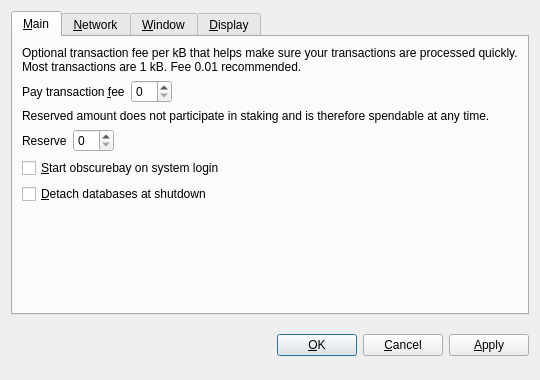
<?xml version="1.0" encoding="UTF-8"?>
<ui version="4.0">
 <class>OptionsDialog</class>
 <widget class="QDialog" name="OptionsDialog">
  <property name="geometry">
   <rect>
    <x>0</x>
    <y>0</y>
    <width>540</width>
    <height>380</height>
   </rect>
  </property>
  <property name="windowTitle">
   <string>Options</string>
  </property>
  <property name="modal">
   <bool>true</bool>
  </property>
  <layout class="QVBoxLayout" name="verticalLayout">
   <item>
    <widget class="QTabWidget" name="tabWidget">
     <property name="tabPosition">
      <enum>QTabWidget::North</enum>
     </property>
     <property name="currentIndex">
      <number>0</number>
     </property>
     <widget class="QWidget" name="tabMain">
      <attribute name="title">
       <string>&amp;Main</string>
      </attribute>
      <layout class="QVBoxLayout" name="verticalLayout_Main">
       <item>
        <widget class="QLabel" name="transactionFeeInfoLabel">
         <property name="text">
          <string>Optional transaction fee per kB that helps make sure your transactions are processed quickly. Most transactions are 1 kB. Fee 0.01 recommended.</string>
         </property>
         <property name="textFormat">
          <enum>Qt::PlainText</enum>
         </property>
         <property name="wordWrap">
          <bool>true</bool>
         </property>
        </widget>
       </item>
       <item>
        <layout class="QHBoxLayout" name="horizontalLayoutFee">
         <item>
          <widget class="QLabel" name="transactionFeeLabel">
           <property name="text">
            <string>Pay transaction &amp;fee</string>
           </property>
           <property name="textFormat">
            <enum>Qt::PlainText</enum>
           </property>
           <property name="buddy">
            <cstring>transactionFee</cstring>
           </property>
          </widget>
         </item>
         <item>
          <widget class="BitcoinAmountField" name="transactionFee"/>
         </item>
         <item>
          <spacer name="horizontalSpacerFee">
           <property name="orientation">
            <enum>Qt::Horizontal</enum>
           </property>
           <property name="sizeHint" stdset="0">
            <size>
             <width>40</width>
             <height>20</height>
            </size>
           </property>
          </spacer>
         </item>
        </layout>
       </item>
       <item>
        <widget class="QLabel" name="reserveBalanceInfoLabel">
         <property name="text">
          <string>Reserved amount does not participate in staking and is therefore spendable at any time.</string>
         </property>
         <property name="textFormat">
          <enum>Qt::PlainText</enum>
         </property>
         <property name="wordWrap">
          <bool>true</bool>
         </property>
        </widget>
       </item>
       <item>
        <layout class="QHBoxLayout" name="horizontalLayoutReserveBalance">
         <item>
          <widget class="QLabel" name="reserveBalanceLabel">
           <property name="text">
            <string>Reserve</string>
           </property>
           <property name="textFormat">
            <enum>Qt::PlainText</enum>
           </property>
           <property name="buddy">
            <cstring>reserveBalance</cstring>
           </property>
          </widget>
         </item>
         <item>
          <widget class="BitcoinAmountField" name="reserveBalance"/>
         </item>
         <item>
          <spacer name="horizontalSpacerReserveBalance">
           <property name="orientation">
            <enum>Qt::Horizontal</enum>
           </property>
           <property name="sizeHint" stdset="0">
            <size>
             <width>40</width>
             <height>20</height>
            </size>
           </property>
          </spacer>
         </item>
        </layout>
       </item>
       <item>
        <widget class="QCheckBox" name="bitcoinAtStartup">
         <property name="toolTip">
          <string>Automatically start obscurebay after logging in to the system.</string>
         </property>
         <property name="text">
          <string>&amp;Start obscurebay on system login</string>
         </property>
        </widget>
       </item>
       <item>
        <widget class="QCheckBox" name="detachDatabases">
         <property name="toolTip">
          <string>Detach block and address databases at shutdown. This means they can be moved to another data directory, but it slows down shutdown. The wallet is always detached.</string>
         </property>
         <property name="text">
          <string>&amp;Detach databases at shutdown</string>
         </property>
        </widget>
       </item>
       <item>
        <spacer name="verticalSpacer_Main">
         <property name="orientation">
          <enum>Qt::Vertical</enum>
         </property>
         <property name="sizeHint" stdset="0">
          <size>
           <width>20</width>
           <height>40</height>
          </size>
         </property>
        </spacer>
       </item>
      </layout>
     </widget>
     <widget class="QWidget" name="tabNetwork">
      <attribute name="title">
       <string>&amp;Network</string>
      </attribute>
      <layout class="QVBoxLayout" name="verticalLayout_Network">
       <item>
        <widget class="QCheckBox" name="mapPortUpnp">
         <property name="toolTip">
          <string>Automatically open the obscurebay client port on the router. This only works when your router supports UPnP and it is enabled.</string>
         </property>
         <property name="text">
          <string>Map port using &amp;UPnP</string>
         </property>
        </widget>
       </item>
       <item>
        <widget class="QCheckBox" name="connectSocks">
         <property name="toolTip">
          <string>Connect to the obscurebay network through a SOCKS proxy (e.g. when connecting through Tor).</string>
         </property>
         <property name="text">
          <string>&amp;Connect through SOCKS proxy:</string>
         </property>
        </widget>
       </item>
       <item>
        <layout class="QHBoxLayout" name="horizontalLayout_Network">
         <item>
          <widget class="QLabel" name="proxyIpLabel">
           <property name="text">
            <string>Proxy &amp;IP:</string>
           </property>
           <property name="textFormat">
            <enum>Qt::PlainText</enum>
           </property>
           <property name="buddy">
            <cstring>proxyIp</cstring>
           </property>
          </widget>
         </item>
         <item>
          <widget class="QValidatedLineEdit" name="proxyIp">
           <property name="maximumSize">
            <size>
             <width>140</width>
             <height>16777215</height>
            </size>
           </property>
           <property name="toolTip">
            <string>IP address of the proxy (e.g. 127.0.0.1)</string>
           </property>
          </widget>
         </item>
         <item>
          <widget class="QLabel" name="proxyPortLabel">
           <property name="text">
            <string>&amp;Port:</string>
           </property>
           <property name="textFormat">
            <enum>Qt::PlainText</enum>
           </property>
           <property name="buddy">
            <cstring>proxyPort</cstring>
           </property>
          </widget>
         </item>
         <item>
          <widget class="QLineEdit" name="proxyPort">
           <property name="maximumSize">
            <size>
             <width>55</width>
             <height>16777215</height>
            </size>
           </property>
           <property name="toolTip">
            <string>Port of the proxy (e.g. 9050)</string>
           </property>
          </widget>
         </item>
         <item>
          <widget class="QLabel" name="socksVersionLabel">
           <property name="text">
            <string>SOCKS &amp;Version:</string>
           </property>
           <property name="textFormat">
            <enum>Qt::PlainText</enum>
           </property>
           <property name="buddy">
            <cstring>socksVersion</cstring>
           </property>
          </widget>
         </item>
         <item>
          <widget class="QValueComboBox" name="socksVersion">
           <property name="toolTip">
            <string>SOCKS version of the proxy (e.g. 5)</string>
           </property>
          </widget>
         </item>
         <item>
          <spacer name="horizontalSpacer_Network">
           <property name="orientation">
            <enum>Qt::Horizontal</enum>
           </property>
           <property name="sizeHint" stdset="0">
            <size>
             <width>40</width>
             <height>20</height>
            </size>
           </property>
          </spacer>
         </item>
        </layout>
       </item>
       <item>
        <spacer name="verticalSpacer_Network">
         <property name="orientation">
          <enum>Qt::Vertical</enum>
         </property>
         <property name="sizeHint" stdset="0">
          <size>
           <width>20</width>
           <height>40</height>
          </size>
         </property>
        </spacer>
       </item>
      </layout>
     </widget>
     <widget class="QWidget" name="tabWindow">
      <attribute name="title">
       <string>&amp;Window</string>
      </attribute>
      <layout class="QVBoxLayout" name="verticalLayout_Window">
       <item>
        <widget class="QCheckBox" name="minimizeToTray">
         <property name="toolTip">
          <string>Show only a tray icon after minimizing the window.</string>
         </property>
         <property name="text">
          <string>&amp;Minimize to the tray instead of the taskbar</string>
         </property>
        </widget>
       </item>
       <item>
        <widget class="QCheckBox" name="minimizeOnClose">
         <property name="toolTip">
          <string>Minimize instead of exit the application when the window is closed. When this option is enabled, the application will be closed only after selecting Quit in the menu.</string>
         </property>
         <property name="text">
          <string>M&amp;inimize on close</string>
         </property>
        </widget>
       </item>
       <item>
        <spacer name="verticalSpacer_Window">
         <property name="orientation">
          <enum>Qt::Vertical</enum>
         </property>
         <property name="sizeHint" stdset="0">
          <size>
           <width>20</width>
           <height>40</height>
          </size>
         </property>
        </spacer>
       </item>
      </layout>
     </widget>
     <widget class="QWidget" name="tabDisplay">
      <attribute name="title">
       <string>&amp;Display</string>
      </attribute>
      <layout class="QVBoxLayout" name="verticalLayout_Display">
       <item>
        <layout class="QHBoxLayout" name="horizontalLayout_1_Display">
         <item>
          <widget class="QLabel" name="langLabel">
           <property name="text">
            <string>User Interface &amp;language:</string>
           </property>
           <property name="textFormat">
            <enum>Qt::PlainText</enum>
           </property>
           <property name="buddy">
            <cstring>lang</cstring>
           </property>
          </widget>
         </item>
         <item>
          <widget class="QValueComboBox" name="lang">
           <property name="toolTip">
            <string>The user interface language can be set here. This setting will take effect after restarting obscurebay.</string>
           </property>
          </widget>
         </item>
        </layout>
       </item>
       <item>
        <layout class="QHBoxLayout" name="horizontalLayout_2_Display">
         <item>
          <widget class="QLabel" name="unitLabel">
           <property name="text">
            <string>&amp;Unit to show amounts in:</string>
           </property>
           <property name="textFormat">
            <enum>Qt::PlainText</enum>
           </property>
           <property name="buddy">
            <cstring>unit</cstring>
           </property>
          </widget>
         </item>
         <item>
          <widget class="QValueComboBox" name="unit">
           <property name="toolTip">
            <string>Choose the default subdivision unit to show in the interface and when sending coins.</string>
           </property>
          </widget>
         </item>
        </layout>
       </item>
       <item>
        <widget class="QCheckBox" name="displayAddresses">
         <property name="toolTip">
          <string>Whether to show obscurebay addresses in the transaction list or not.</string>
         </property>
         <property name="text">
          <string>&amp;Display addresses in transaction list</string>
         </property>
        </widget>
       </item>
       <item>
        <widget class="QCheckBox" name="coinControlFeatures">
         <property name="toolTip">
          <string>Whether to show coin control features or not.</string>
         </property>
         <property name="text">
          <string>Display coin &amp;control features (experts only!)</string>
         </property>
        </widget>
       </item>
       <item>
        <spacer name="verticalSpacer_Display">
         <property name="orientation">
          <enum>Qt::Vertical</enum>
         </property>
         <property name="sizeHint" stdset="0">
          <size>
           <width>20</width>
           <height>40</height>
          </size>
         </property>
        </spacer>
       </item>
      </layout>
     </widget>
    </widget>
   </item>
   <item>
    <layout class="QHBoxLayout" name="horizontalLayout_Buttons">
     <item>
      <spacer name="horizontalSpacer_1">
       <property name="orientation">
        <enum>Qt::Horizontal</enum>
       </property>
       <property name="sizeHint" stdset="0">
        <size>
         <width>40</width>
         <height>48</height>
        </size>
       </property>
      </spacer>
     </item>
     <item>
      <widget class="QLabel" name="statusLabel">
       <property name="font">
        <font>
         <weight>75</weight>
         <bold>true</bold>
        </font>
       </property>
       <property name="text">
        <string/>
       </property>
       <property name="textFormat">
        <enum>Qt::PlainText</enum>
       </property>
       <property name="wordWrap">
        <bool>true</bool>
       </property>
      </widget>
     </item>
     <item>
      <spacer name="horizontalSpacer_2">
       <property name="orientation">
        <enum>Qt::Horizontal</enum>
       </property>
       <property name="sizeHint" stdset="0">
        <size>
         <width>40</width>
         <height>48</height>
        </size>
       </property>
      </spacer>
     </item>
     <item>
      <widget class="QPushButton" name="okButton">
       <property name="text">
        <string>&amp;OK</string>
       </property>
      </widget>
     </item>
     <item>
      <widget class="QPushButton" name="cancelButton">
       <property name="text">
        <string>&amp;Cancel</string>
       </property>
       <property name="autoDefault">
        <bool>false</bool>
       </property>
      </widget>
     </item>
     <item>
      <widget class="QPushButton" name="applyButton">
       <property name="text">
        <string>&amp;Apply</string>
       </property>
       <property name="autoDefault">
        <bool>false</bool>
       </property>
      </widget>
     </item>
    </layout>
   </item>
  </layout>
 </widget>
 <customwidgets>
  <customwidget>
   <class>BitcoinAmountField</class>
   <extends>QSpinBox</extends>
   <header>bitcoinamountfield.h</header>
  </customwidget>
  <customwidget>
   <class>QValueComboBox</class>
   <extends>QComboBox</extends>
   <header>qvaluecombobox.h</header>
  </customwidget>
  <customwidget>
   <class>QValidatedLineEdit</class>
   <extends>QLineEdit</extends>
   <header>qvalidatedlineedit.h</header>
  </customwidget>
 </customwidgets>
 <resources/>
 <connections/>
</ui>
